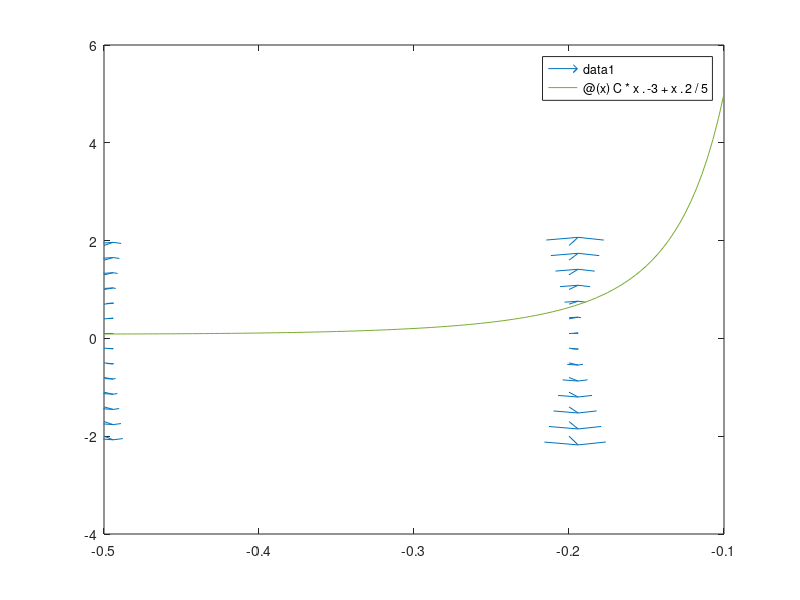

Write MATLAB code to recreate this figure.
ffun=@(x,y)x-3./x.*y;
[X,Y]=meshgrid(-2:.3:2,-2:.3:2)

DY=ffun(X,Y);
DX=ones(size(DY));

quiver(X,Y,DX,DY);

hold on;

for C=-0.005:0.1:0.005
    fplot(@(x)C*x.^-3+x.^2/5,[-0.5,-0.1]);
end
